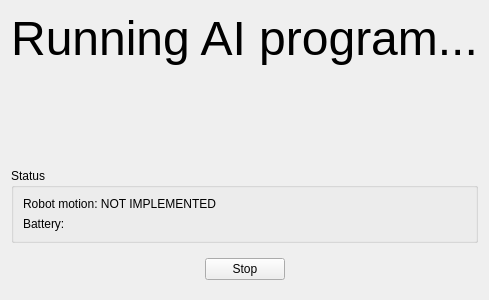
<?xml version="1.0" encoding="UTF-8"?>
<ui version="4.0">
 <class>FormExecuteProgram</class>
 <widget class="QWidget" name="FormExecuteProgram">
  <property name="geometry">
   <rect>
    <x>0</x>
    <y>0</y>
    <width>400</width>
    <height>300</height>
   </rect>
  </property>
  <property name="windowTitle">
   <string>Form</string>
  </property>
  <layout class="QVBoxLayout" name="verticalLayout">
   <item>
    <widget class="QLabel" name="label">
     <property name="font">
      <font>
       <pointsize>36</pointsize>
      </font>
     </property>
     <property name="text">
      <string>Running AI program...</string>
     </property>
     <property name="alignment">
      <set>Qt::AlignCenter</set>
     </property>
    </widget>
   </item>
   <item>
    <spacer name="verticalSpacer">
     <property name="orientation">
      <enum>Qt::Vertical</enum>
     </property>
     <property name="sizeHint" stdset="0">
      <size>
       <width>20</width>
       <height>40</height>
      </size>
     </property>
    </spacer>
   </item>
   <item>
    <widget class="QGroupBox" name="groupBox">
     <property name="title">
      <string>Status</string>
     </property>
     <layout class="QVBoxLayout" name="verticalLayout_2">
      <item>
       <widget class="QLabel" name="labelRobotMotion">
        <property name="text">
         <string>Robot motion: NOT IMPLEMENTED</string>
        </property>
       </widget>
      </item>
      <item>
       <widget class="QLabel" name="labelBattery">
        <property name="text">
         <string>Battery:</string>
        </property>
       </widget>
      </item>
     </layout>
    </widget>
   </item>
   <item>
    <widget class="QWidget" name="widget_2" native="true">
     <layout class="QHBoxLayout" name="horizontalLayout_2">
      <item>
       <spacer name="horizontalSpacer_2">
        <property name="orientation">
         <enum>Qt::Horizontal</enum>
        </property>
        <property name="sizeHint" stdset="0">
         <size>
          <width>40</width>
          <height>20</height>
         </size>
        </property>
       </spacer>
      </item>
      <item>
       <widget class="QPushButton" name="pushButtonStop">
        <property name="focusPolicy">
         <enum>Qt::NoFocus</enum>
        </property>
        <property name="text">
         <string>Stop</string>
        </property>
       </widget>
      </item>
      <item>
       <spacer name="horizontalSpacer">
        <property name="orientation">
         <enum>Qt::Horizontal</enum>
        </property>
        <property name="sizeHint" stdset="0">
         <size>
          <width>40</width>
          <height>20</height>
         </size>
        </property>
       </spacer>
      </item>
     </layout>
    </widget>
   </item>
  </layout>
 </widget>
 <resources/>
 <connections/>
</ui>
